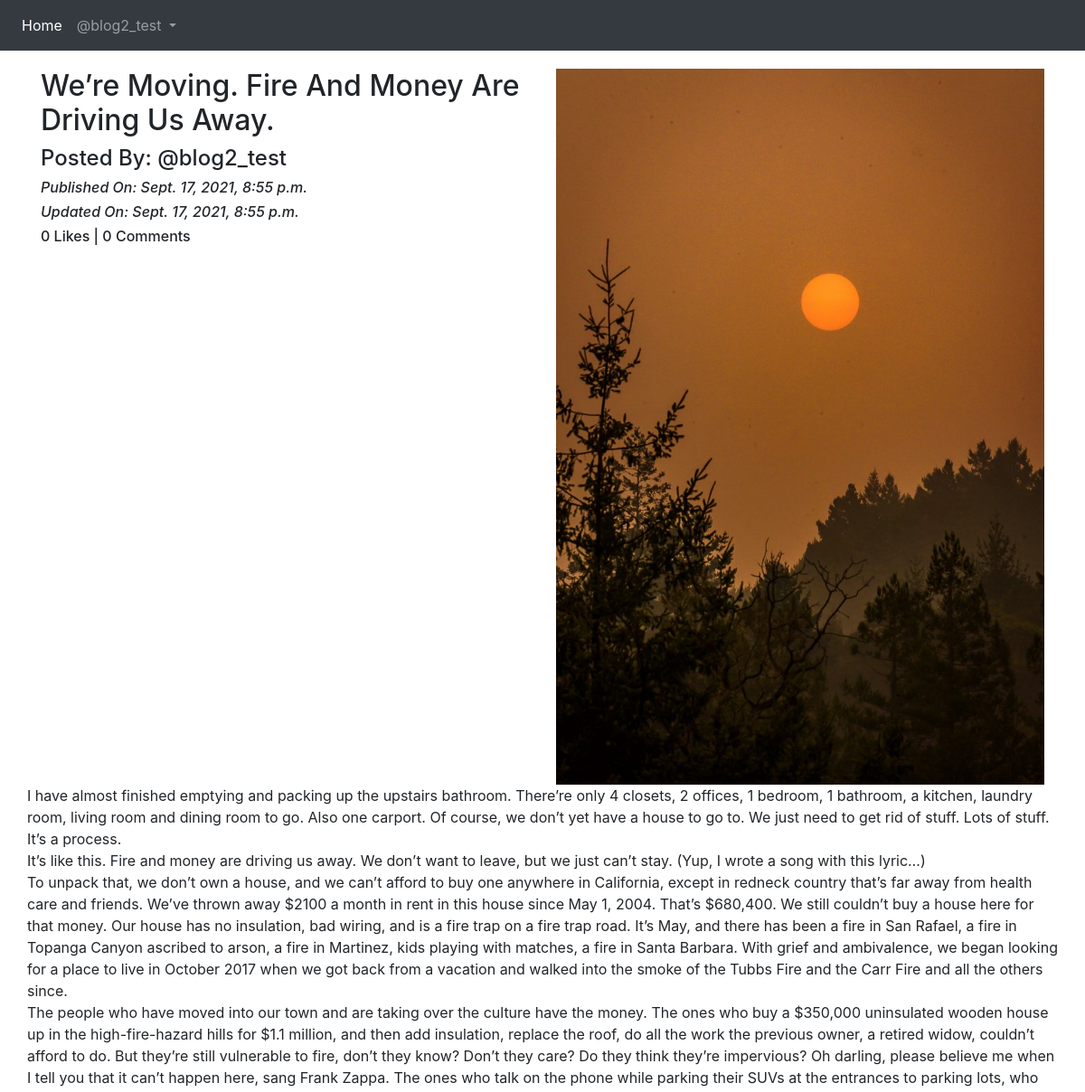
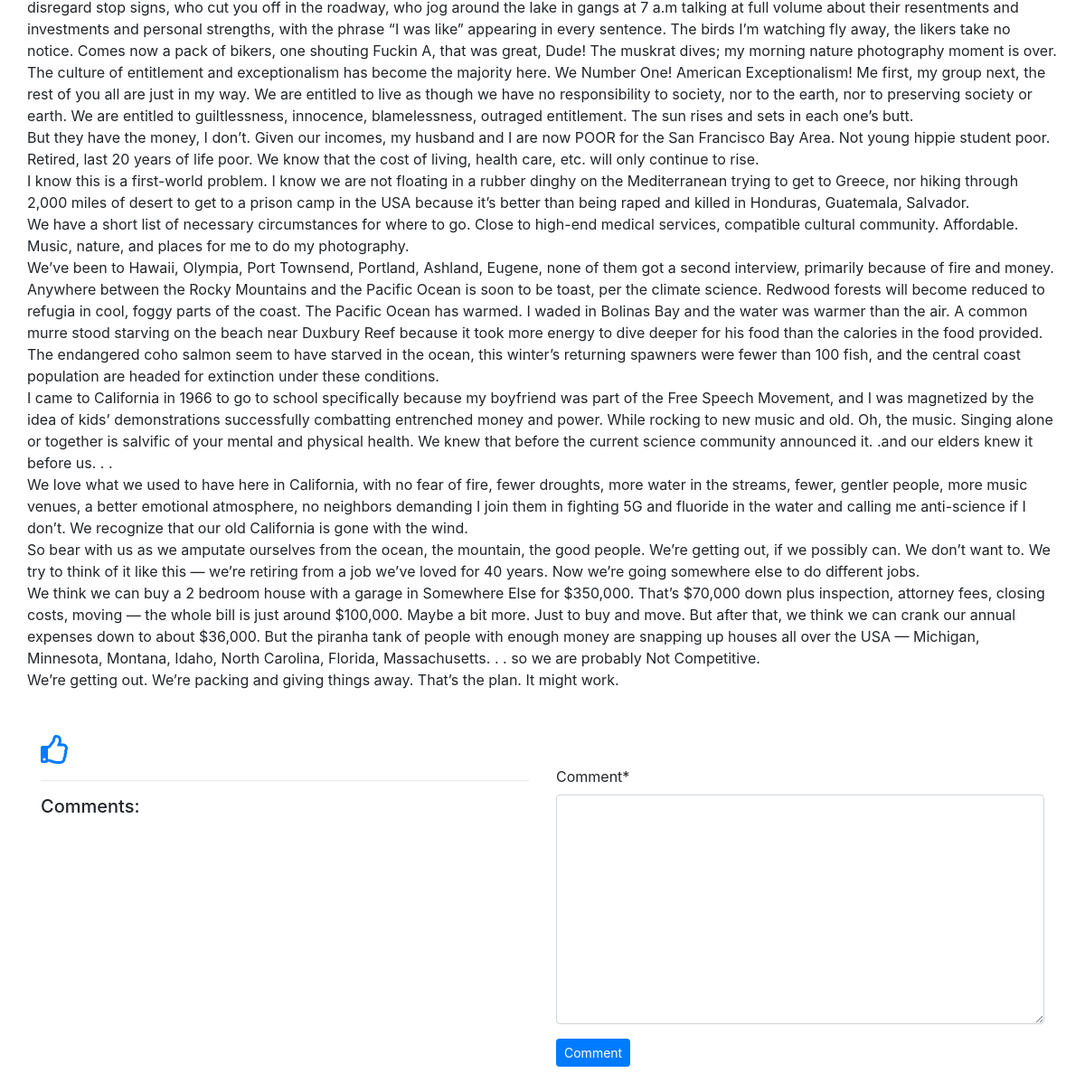
Page /blog/details/We’re-Moving.-Fire-And-Money-Are-Driving-Us-Away.-bfe55db7-bbfb-498b-8310-7bdca16ac8eb (signed in) on the committed database (2 pictures, top to bottom).
### App_Blog/models.py (models this page shows, shortened)
class Blog(models.Model):
    author = models.ForeignKey(User, on_delete=models.CASCADE, related_name='post_author')
    blog_title = models.CharField(max_length=264, verbose_name="Put a Title")
    slug = models.SlugField(max_length=264, unique=True)
    blog_content = models.TextField(verbose_name="What is on your mind")
    blog_image = models.ImageField(upload_to = 'blog_images', verbose_name='Image')
    publish_date = models.DateTimeField(auto_now_add=True)
    update_date = models.DateTimeField(auto_now=True)
    class Meta:
        ordering = ['-publish_date',]

### App_Blog/views.py (the view, shortened to what this page needs)
# urls.py: path('details/<slug>', views.blog_details, name='blog_details'),
@login_required
def blog_details(request, slug):
    blog = Blog.objects.get(slug=slug)
    comment_form = CommentForm()
    already_liked = Likes.objects.filter(blog=blog, user=request.user)
    if already_liked:
        liked = True
    else:
        liked = False
    return render(request, 'App_Blog/blog_details.html', context={'blog':blog, 'comment_form':comment_form, 'liked':liked})

### App_Blog/forms.py
class CommentForm(forms.ModelForm):
    class Meta:
        model = Comment
        fields = ('comment',)

### templates/App_Blog/blog_details.html (shortened to what this page needs)
{% extends 'base.html' %}
{% load crispy_forms_tags %}
{% block body_block %}
<div class="row">
  <div class="col-sm-6">
    <h2>{{blog.blog_title}}</h2>
    <h4>Posted By: @{{blog.author}}</h4>
    <i><h6>Published On: {{blog.publish_date}}</h6></i>
    <i><h6>Updated On: {{blog.update_date}}</h6></i>
    <h6>{{blog.liked_blog.count}} Likes | {{blog.blog_comment.count}} Comments</h6>
  </div>
  <div class="col-sm-6">
    <img src="/media/{{blog.blog_image}}" alt="" width="100%">
  </div>
  <p>
    {{blog.blog_content|linebreaks}}
  </p>
</div>
{% if not liked %}
<a href="{% url 'App_Blog:liked_post' pk=blog.pk %}">
  <i class="far fa-thumbs-up fa-2x"></i>
</a>
{% else %}
<a href="{% url 'App_Blog:unliked_post' pk=blog.pk %}">
  <i class="far fa-thumbs-down fa-2x"></i>
</a>
{% endif %}
<div class="row">
  <div class="col-sm-6">
      <hr>
      <h5>Comments:</h5>
    </div>
    <div class="col-sm-6">
      <form class="" action="" method="POST">
        {{ comment_form|crispy }}
        <button type="submit" class="btn btn-primary btn-sm">Comment</button>
      </form>
    </div>
  </div>
</div>
<br>
<br>
{% endblock %}

### templates/base.html (shortened to what this page needs)
<!DOCTYPE html>
<html lang="en" dir="ltr">
  <head>
     <link rel="stylesheet" href="https://stackpath.bootstrapcdn.com/bootstrap/4.4.1/css/bootstrap.min.css">
     <link rel="stylesheet" href="https://use.fontawesome.com/releases/v5.15.4/css/all.css">
  </head>
  <body>
  <nav class="navbar navbar-expand-sm navbar-dark bg-dark">
    <ul class="navbar-nav">
      <li class="nav-item active">
        <a class="nav-link" href="{% url 'index' %}">Home</a>
      </li>
      {% if user.is_authenticated %}
      <div class="nav-item dropdown">
        <a class="nav-link dropdown-toggle" href="#" data-toggle="dropdown">
          @{{ user.username }}
        </a>
      </div>
      {% endif %}
    </ul>
  </nav>
<div class="container" style="padding-top:20px">
  {% block body_block %}
  {% endblock %}
  </body>
</html>

### rows in the picture
Blog: blog_title "We’re Moving. Fire And Money Are Driving Us Away.", author "blog2_test", publish_date "Sept. 17, 2021, 8:55 p.m.", update_date "Sept. 17, 2021, 8:55 p.m.", liked_blog.count "0", blog_comment.count "0", blog_image (picture), blog_content "I have almost finished emptying and packing up the upstairs bathroom. There’re only 4 closets, 2 offices, 1 bedroom, 1 bathroom, a kitchen, laundry room, living room and dining room to go. Also one carport. Of course, we don’t yet have a house to go to. We just need to get rid of stuff. Lots of stuff. It’s a process. It’s like this. Fire and money are driving us away. We don’t want to leave, but we just can’t stay. (Yup, I wrote a song with this lyric…) To unpack that, we don’t own a house, and we can’t afford to buy one anywhere in California, except in redneck country that’s far away from health care and friends. We’ve thrown away $2100 a month in rent in this house since May 1, 2004.…"

### other values in the picture
{{ user.username }} "blog2_test"
